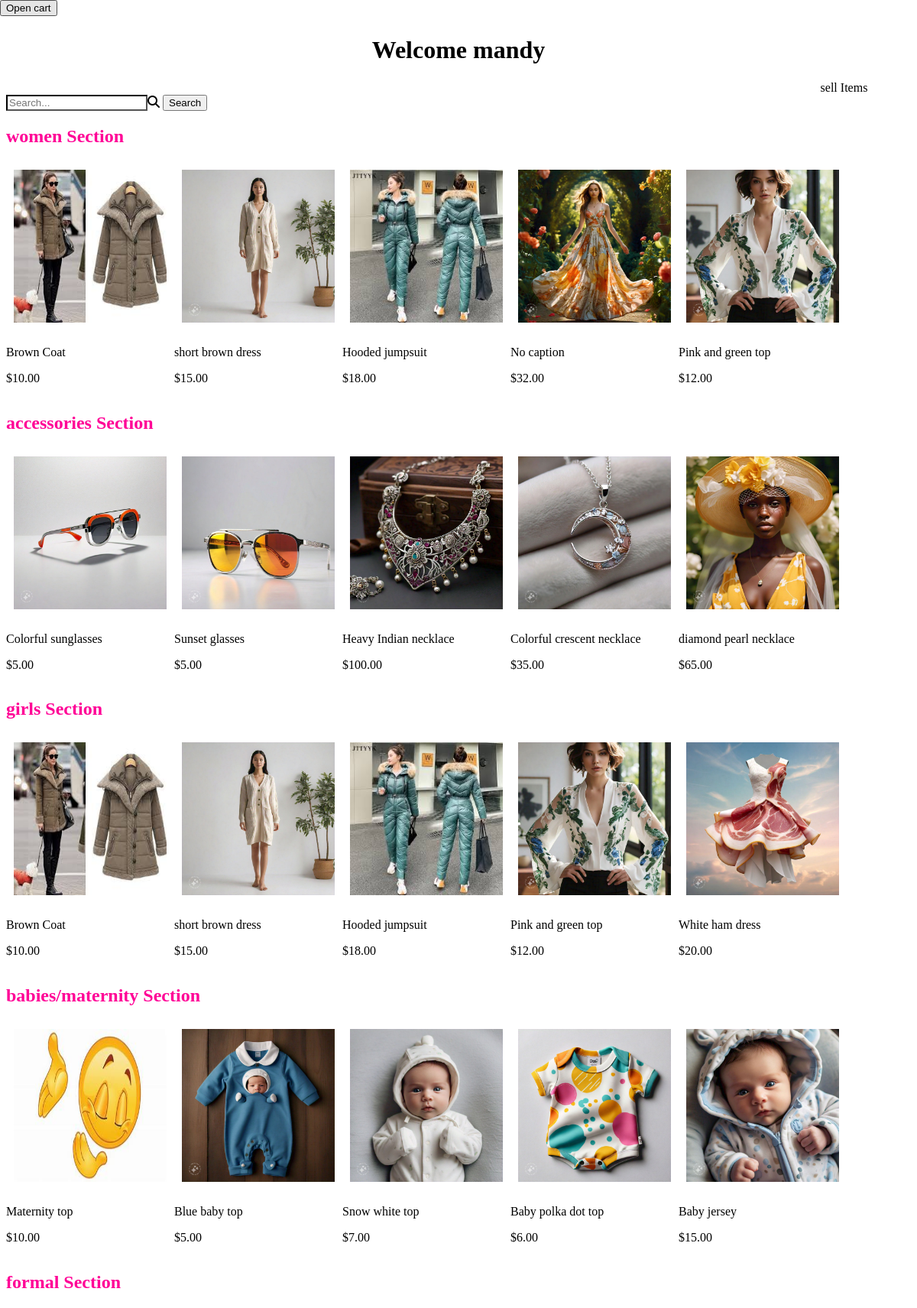
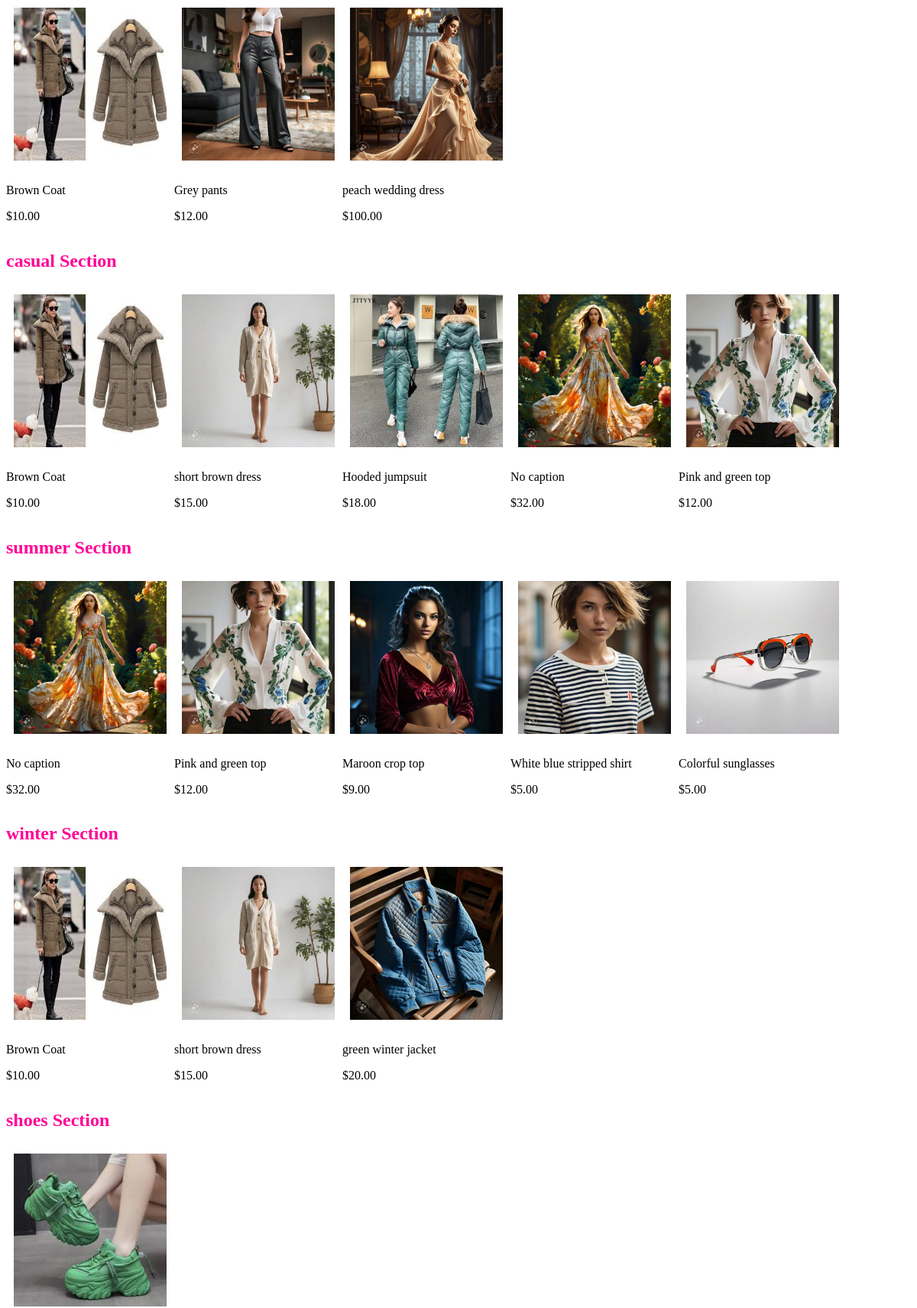
The page /monde/ (signed in, upper part) on the database its author committed (2 pictures, top to bottom).
### monde/models.py (models this page shows, shortened)
class Sections(models.Model):
    name=models.CharField(unique=True,max_length=100)

class ClothingItem(models.Model):
    name=models.CharField(max_length=65)
    description=models.TextField(max_length=1000)
    shortDescription=models.CharField(default="No caption",max_length=30)
    rating=models.FloatField(null=True,blank=True,validators=[MinValueValidator(0.0),MaxValueValidator(5.0)])
    quantity=models.IntegerField(default=0)
    price=models.DecimalField(default=0,max_digits=10, decimal_places=2)
    shippingDate=models.DateField(default=monthFromNow)
    image=models.ImageField(upload_to='media/images/%y',default="OIP.jpg")
    clothingSections=models.ManyToManyField(Sections,max_length=100)

### monde/views.py (the view)
# urls.py: path('',views.index,name='index'),
def index(request):
    if not request.user.is_authenticated:
        return (HttpResponseRedirect("login"))
    user=request.user
    cart_data={}
    items=CartItems.objects.filter(user=user)
    subtotal=0
    for i in items:
        if i.item is not None:
            amnt=i.amount
            subtotal=subtotal+i.item.price*amnt
        elif i.item is None:
            continue
    cart=MyCart()
    cart_data=cart.getCart(request.user)
    if request.method=="POST":
        form=ClothingForm(data=request.POST,files=request.FILES)
        if form.is_valid():
            form.save()
            obj=form.instance
            return render(request,'monde/home.html',{"obj":obj})
    else:
        form=ClothingForm()
    img=ClothingItem.objects.all()
    sectionData=get_sections()
    if request.method=="POST":
        searchTerm=request.POST["search"]
        sectionData=search(searchTerm)
    return render(request,"monde/home.html",{
        "sectionData": sectionData,
        "img":img,
        "form":form,
        "cart_data":cart_data,
        "subtotal":"Subtotal: $"+str(subtotal)
        })

### monde/form.py
class ClothingForm(forms.ModelForm):
    class Meta:
        model=ClothingItem
        fields=("description","image")

### monde/views.py (called while the page is built)
def get_sections():
    sections=Sections.objects.all()
    sectionData={}
    for section in sections:
        sectionId=section.id
        sectionItems=ClothingItem.objects.filter(clothingSections=sectionId)
        sectionData[section.name]=sectionItems
    return sectionData

    def getCart(self,user):
        self.items=CartItems.objects.filter(user=user)
        for i in self.items:
            if i.item is not None:
                currentImg=i.item.image
                amnt=i.amount
                prc=i.item.price
                self.cart_data[str(currentImg)]=([str(amnt),str(prc)])
        return self.cart_data

### monde/templates/monde/home.html (shortened to what this page needs)
{%extends 'monde/layout.html'%}
{%block head%}
{%load static%}
<link rel="stylesheet" type="text/css" href="{%static "css/home.css"%}">
<link rel="stylesheet" href="https://cdnjs.cloudflare.com/ajax/libs/font-awesome/6.6.0/css/all.min.css" />
{%endblock%}
{%block body%}
<button id="menu-button">Open cart</button><br>
<main id="main-content">
    <h1 id="welcome">Welcome {{user}}</h1>
    <a id="sell" href="sell">sell Items</a><br>
    <form action='' method="post">
        <input id="search" type="text" name="search" placeholder="Search..."><i class="fa-solid fa-magnifying-glass"></i>
        <input type="submit" value="Search">
    </form>
{%for secName, secItems in sectionData.items%}
{%if secItems%}
<h2 id="sectionHeader">{{secName}} Section</h2>
{%endif%}
<div id="sectionContent">
    {%for item in secItems%}
        <div id="sectionItems"style="display: inline-block;">
            <a href="{{item.id}}" ? "clothing_id"={{item.id}}><img id="mainPageImages"src="{{item.image.url}}" alt="{{item.name}}"></a>
            <p>{{item.shortDescription}}</p>
            <p>${{item.price}}</p>
        </div>
    {%endfor%}
    </div>
{%endfor%}
</main>
{%endblock%}

### monde/templates/monde/layout.html (shortened to what this page needs)
<!DOCTYPE html>
<html lang='en'>
<head>
    {%block head%}
    {%endblock%}
</head>
<body>
    {%block body%}
    {%endblock%}
</body>
</html>

### monde/static/css/home.css (style rules this page uses)
#menu-button { position: fixed; top:0; left:0; z-index:1; }
#main-content { margin-left: 0; transition: margin-left 0,5s; }
#welcome { text-align: center; }
#sectionHeader { color:rgb(255,0,150); }
#sectionContent { width:1100px; overflow-x:auto; display:flex; }
#sectionItems { display: inline-block; }
#mainPageImages { width: 200px; height: 200px; margin: 10px; transition: box-shadow 0,5s; }
#sell { text-decoration: none; color: black; padding-left: 90%; }
#search { border-color: black; }

### rows shown on the page
Sections: sectionData "women"
ClothingItem: image (picture), shortDescription "Brown Coat", price "10.00"
ClothingItem: image (picture), shortDescription "short brown dress", price "15.00"
ClothingItem: image (picture), shortDescription "Hooded jumpsuit", price "18.00"
ClothingItem: image (picture), shortDescription "No caption", price "32.00"
ClothingItem: image (picture), shortDescription "Pink and green top", price "12.00"
Sections: sectionData "accessories"
ClothingItem: image (picture), shortDescription "Colorful sunglasses", price "5.00"
ClothingItem: image (picture), shortDescription "Sunset glasses", price "5.00"
ClothingItem: image (picture), shortDescription "Heavy Indian necklace", price "100.00"
ClothingItem: image (picture), shortDescription "Colorful crescent necklace", price "35.00"
ClothingItem: image (picture), shortDescription "diamond pearl necklace", price "65.00"
Sections: sectionData "girls"
ClothingItem: image (picture), shortDescription "White ham dress", price "20.00"
Sections: sectionData "babies/maternity"
ClothingItem: image (picture), shortDescription "Maternity top", price "10.00"
ClothingItem: image (picture), shortDescription "Blue baby top", price "5.00"
ClothingItem: image (picture), shortDescription "Snow white top", price "7.00"
ClothingItem: image (picture), shortDescription "Baby polka dot top", price "6.00"
ClothingItem: image (picture), shortDescription "Baby jersey", price "15.00"
Sections: sectionData "formal"
ClothingItem: image (picture), shortDescription "Grey pants", price "12.00"
ClothingItem: image (picture), shortDescription "peach wedding dress", price "100.00"
Sections: sectionData "casual"
Sections: sectionData "summer"
ClothingItem: image (picture), shortDescription "Maroon crop top", price "9.00"
ClothingItem: image (picture), shortDescription "White blue stripped shirt", price "5.00"
Sections: sectionData "winter"
ClothingItem: image (picture), shortDescription "green winter jacket", price "20.00"
Sections: sectionData "shoes"
ClothingItem: image (picture)

### other values the page prints
{{ user }} "mandy"
